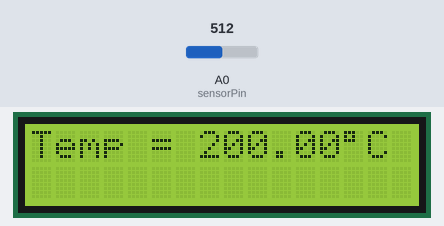
Bench run of a sketch on a simulated Arduino Uno, built with avr-gcc and run on an emulated ATmega328P. Shown: 16×2 character LCD. The inputs (shaded band) are chosen by the test bench; at power-on: A0 (sensorPin) = 512.

Above: at 10.1 s.

The sketch:

helloChristall.ino
```cpp
// include the library code:
#include <LiquidCrystal.h>

const int sensorPin = A0;
const float baselineTemp = 20.0;

// initialize the library with the numbers of the interface pins
LiquidCrystal lcd(12, 11, 5, 4, 3, 2);

void setup() {
  Serial.begin(9600);
  // Print a message to the LCD.
  //lcd.print("cestpasdur.com");
}

void loop() {

  static int temperatures [10];
  int total = 0.0;
  int i=0;
  for (i = 0; i < 10; i = i + 1) {
    int sensorVal = analogRead(sensorPin);
    float voltage = (sensorVal/1024.0)*5;
    float temp = (voltage-.5)*100;
    total = total+temp;
  }
  delay(10000);
  lcd.begin(16, 2);
  lcd.print("Temp = ");
  lcd.print(total/10.0);
  lcd.print((char)223);
  lcd.print("C");


}
```
